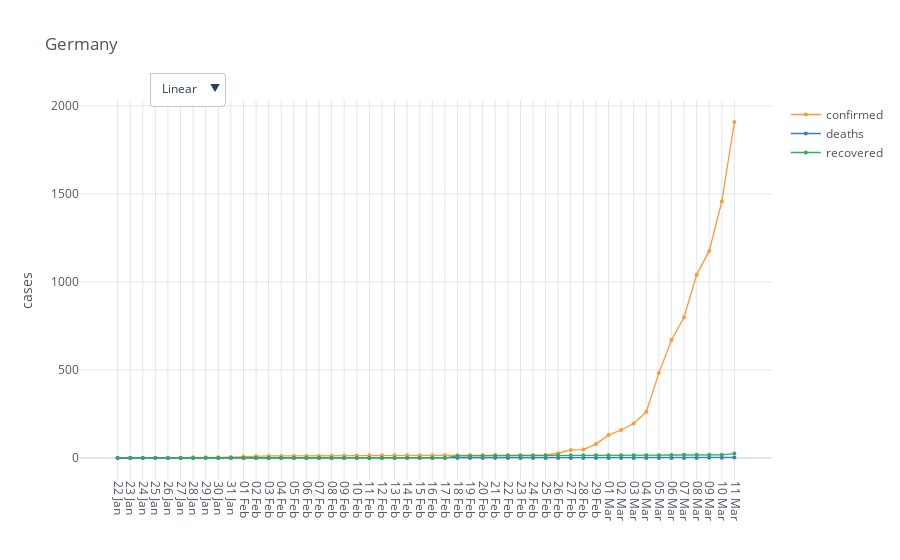

The cell this chart's notebook holds for it:
### Code cell
import numpy as np
import pandas as pd
import cufflinks as cf
import plotly.graph_objs as go
import mytools.regression as reg
import mytools.date as dt
import mytools.plot as mp
import mytools.dataio as io
import matplotlib.pyplot as plt

cf.go_offline()
cf.set_config_file(offline=False, world_readable=True)

file_confirmed = 'https://raw.githubusercontent.com/CSSEGISandData/COVID-19/master/csse_covid_19_data/csse_covid_19_time_series/time_series_19-covid-Confirmed.csv'
file_deaths = 'https://raw.githubusercontent.com/CSSEGISandData/COVID-19/master/csse_covid_19_data/csse_covid_19_time_series/time_series_19-covid-Deaths.csv'
file_recovered = 'https://raw.githubusercontent.com/CSSEGISandData/COVID-19/master/csse_covid_19_data/csse_covid_19_time_series/time_series_19-covid-Recovered.csv'

country = 'Germany'


df_confirmed = pd.read_csv(file_confirmed)
confirmed_cases = df_confirmed[df_confirmed['Country/Region'] == country].loc[:, '1/22/20':].transpose(copy=True)

df_deaths = pd.read_csv(file_deaths)
death_cases = df_deaths[df_deaths['Country/Region'] == country].loc[:, '1/22/20':].transpose(copy=True)

df_recovered = pd.read_csv(file_recovered)
recovered_cases = df_recovered[df_recovered['Country/Region'] == country].loc[:, '1/22/20':].transpose(copy=True)

overall_stats = pd.concat([confirmed_cases, death_cases, recovered_cases], axis=1, sort=False)
overall_stats.columns = ['confirmed', 'deaths', 'recovered']

days = dt.str_to_day_of_year(overall_stats.index.to_list())
overall_stats.index = days

# fig = overall_stats.iplot(theme="white", title=country, size=4, yTitle='cases', mode='lines+markers', asFigure=True)
fig = mp.iplot_comparative_plot(overall_stats, title=country, size=4, yTitle='cases', mode='lines+markers', asFigure=True)
fig.show()

### Figure 1 — Plotly figure (JSON) as saved in the notebook; plotly's stock layout.template omitted (floating-point values rounded to 4 significant figures)
{"data": [{"line": {"color": "rgba(255, 153, 51, 1.0)", "dash": "solid", "shape": "linear", "width": 1.3}, "marker": {"size": 4, "symbol": "circle"}, "mode": "lines+markers", "name": "confirmed", "text": "", "type": "scatter", "x": [22, 23, 24, 25, 26, 27, 28, 29, 30, 31, 32, 33, 34, 35, 36, 37, 38, 39, 40, 41, 42, 43, 44, 45, 46, 47, 48, 49, 50, 51, 52, 53, 54, 55, 56, 57, 58, 59, 60, 61, 62, 63, 64, 65, 66, 67, 68, 69, 70, 71], "y": [0, 0, 0, 0, 0, 1, 4, 4, 4, 5, 8, 10, 12, 12, 12, 12, 13, 13, 14, 14, 16, 16, 16, 16, 16, 16, 16, 16, 16, 16, 16, 16, 16, 16, 17, 27, 46, 48, 79, 130, 159, 196, 262, 482, 670, 799, 1040, 1176, 1457, 1908]}, {"line": {"color": "rgba(55, 128, 191, 1.0)", "dash": "solid", "shape": "linear", "width": 1.3}, "marker": {"size": 4, "symbol": "circle"}, "mode": "lines+markers", "name": "deaths", "text": "", "type": "scatter", "x": [22, 23, 24, 25, 26, 27, 28, 29, 30, 31, 32, 33, 34, 35, 36, 37, 38, 39, 40, 41, 42, 43, 44, 45, 46, 47, 48, 49, 50, 51, 52, 53, 54, 55, 56, 57, 58, 59, 60, 61, 62, 63, 64, 65, 66, 67, 68, 69, 70, 71], "y": [0, 0, 0, 0, 0, 0, 0, 0, 0, 0, 0, 0, 0, 0, 0, 0, 0, 0, 0, 0, 0, 0, 0, 0, 0, 0, 0, 0, 0, 0, 0, 0, 0, 0, 0, 0, 0, 0, 0, 0, 0, 0, 0, 0, 0, 0, 0, 2, 2, 3]}, {"line": {"color": "rgba(50, 171, 96, 1.0)", "dash": "solid", "shape": "linear", "width": 1.3}, "marker": {"size": 4, "symbol": "circle"}, "mode": "lines+markers", "name": "recovered", "text": "", "type": "scatter", "x": [22, 23, 24, 25, 26, 27, 28, 29, 30, 31, 32, 33, 34, 35, 36, 37, 38, 39, 40, 41, 42, 43, 44, 45, 46, 47, 48, 49, 50, 51, 52, 53, 54, 55, 56, 57, 58, 59, 60, 61, 62, 63, 64, 65, 66, 67, 68, 69, 70, 71], "y": [0, 0, 0, 0, 0, 0, 0, 0, 0, 0, 0, 0, 0, 0, 0, 0, 0, 0, 0, 0, 0, 0, 1, 1, 1, 1, 1, 12, 12, 12, 14, 14, 14, 14, 14, 15, 16, 16, 16, 16, 16, 16, 16, 16, 17, 18, 18, 18, 18, 25]}], "layout": {"legend": {"bgcolor": "#FFFFFF", "font": {"color": "#4D5663"}}, "paper_bgcolor": "#FFFFFF", "plot_bgcolor": "#FFFFFF", "title": {"font": {"color": "#4D5663"}, "text": "Germany"}, "updatemenus": [{"buttons": [{"args": [{"xaxis.type": "linear", "yaxis.type": "linear"}], "label": "Linear", "method": "relayout"}, {"args": [{"xaxis.type": "log", "yaxis.type": "log"}], "label": "Log", "method": "relayout"}], "direction": "down", "pad": {"r": 10, "t": 10}, "showactive": true, "x": 0.1, "xanchor": "left", "y": 1.1, "yanchor": "top"}], "xaxis": {"gridcolor": "#E1E5ED", "showgrid": true, "tickangle": 90, "tickfont": {"color": "#4D5663"}, "tickmode": "array", "ticktext": ["22 Jan", "23 Jan", "24 Jan", "25 Jan", "26 Jan", "27 Jan", "28 Jan", "29 Jan", "30 Jan", "31 Jan", "01 Feb", "02 Feb", "03 Feb", "04 Feb", "05 Feb", "06 Feb", "07 Feb", "08 Feb", "09 Feb", "10 Feb", "11 Feb", "12 Feb", "13 Feb", "14 Feb", "15 Feb", "16 Feb", "17 Feb", "18 Feb", "19 Feb", "20 Feb", "21 Feb", "22 Feb", "23 Feb", "24 Feb", "25 Feb", "26 Feb", "27 Feb", "28 Feb", "29 Feb", "01 Mar", "02 Mar", "03 Mar", "04 Mar", "05 Mar", "06 Mar", "07 Mar", "08 Mar", "09 Mar", "10 Mar", "11 Mar"], "tickvals": [22, 23, 24, 25, 26, 27, 28, 29, 30, 31, 32, 33, 34, 35, 36, 37, 38, 39, 40, 41, 42, 43, 44, 45, 46, 47, 48, 49, 50, 51, 52, 53, 54, 55, 56, 57, 58, 59, 60, 61, 62, 63, 64, 65, 66, 67, 68, 69, 70, 71], "title": {"font": {"color": "#4D5663"}, "text": ""}, "zerolinecolor": "#E1E5ED"}, "yaxis": {"gridcolor": "#E1E5ED", "showgrid": true, "tickfont": {"color": "#4D5663"}, "title": {"font": {"color": "#4D5663"}, "text": "cases"}, "zerolinecolor": "#E1E5ED"}}}
